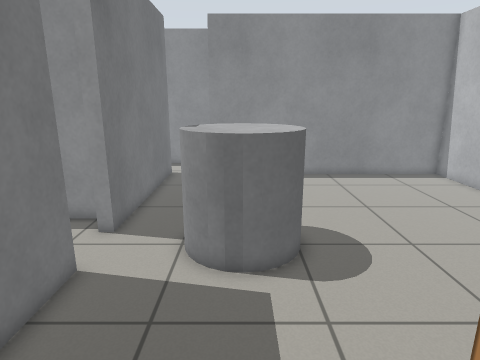
View 1 (above)

22 first-person views from a walk through a world built for the Gazebo simulator. The camera is 1.2 m above the floor, tilts 14° down and sees 75° across. The floor is counted in squares, 0.25 m on a side. Each view is taken from the middle of a square. On the plan, view 1 faces up. The plan holds only what a view shows up to about 20 squares ahead; the rest is blank. The place goes on beyond the plan. Simple patterns stand in for the simulator's built-in surfaces.

View 2
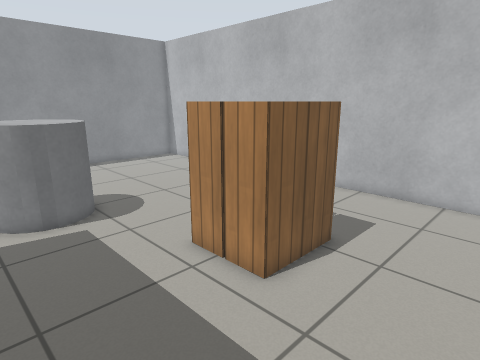

View 3
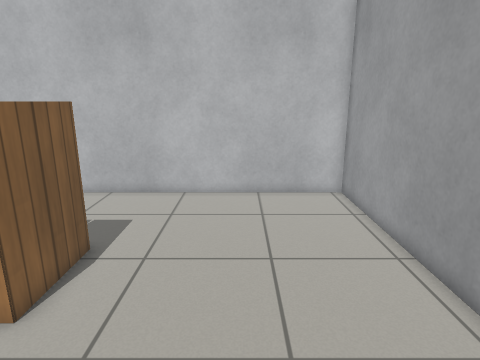

View 4
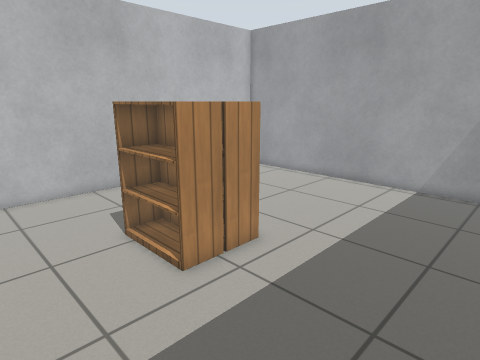

View 5
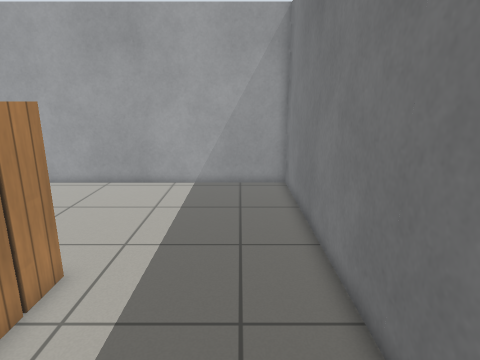

View 6
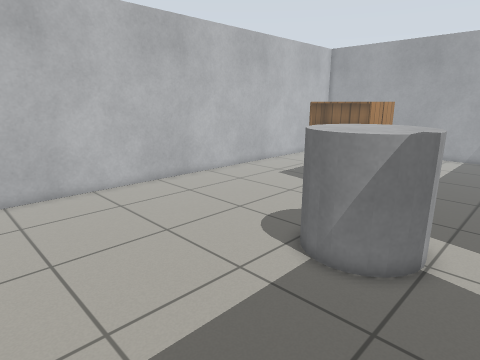

View 7
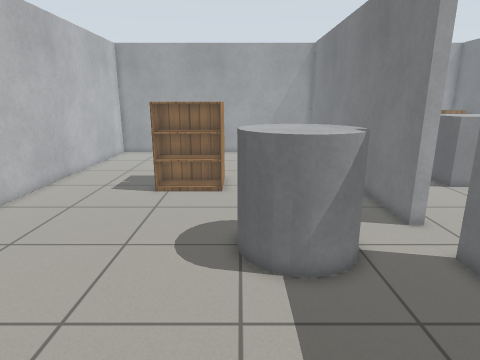

View 8
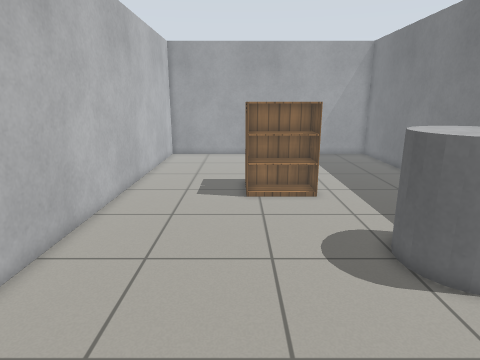

View 9
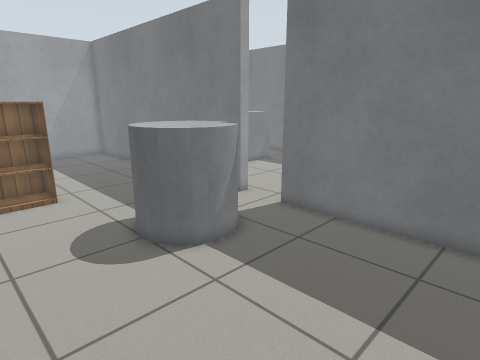

View 10
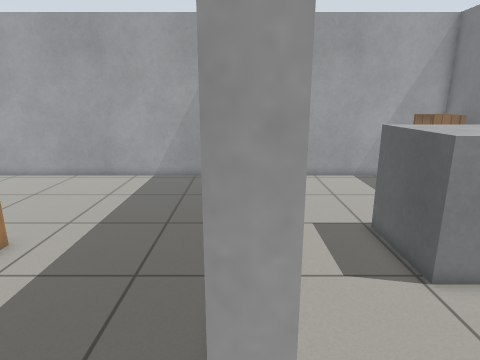

View 11
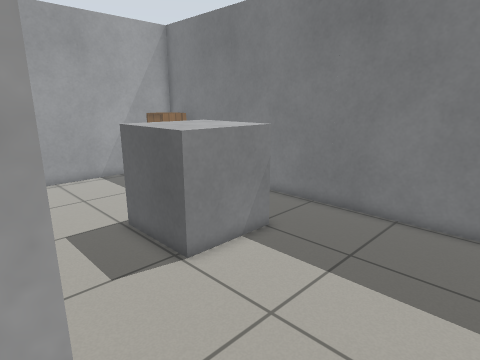

View 12
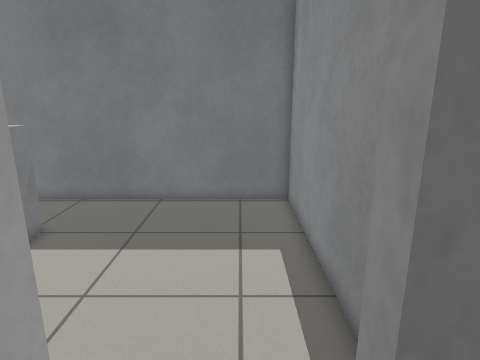

View 13
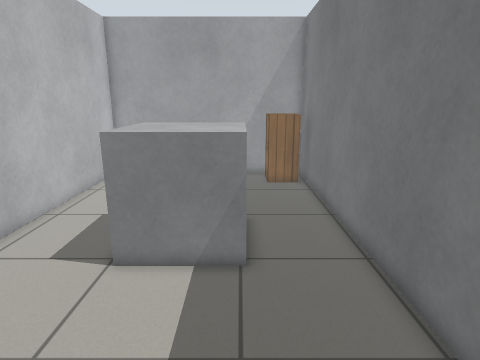

View 14
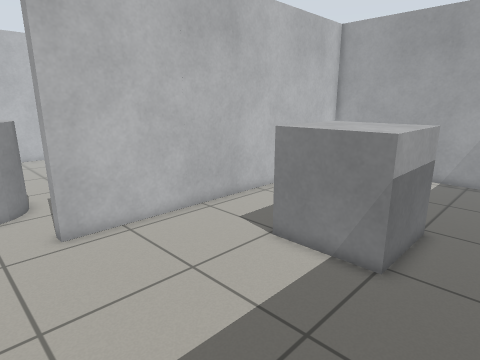

View 15
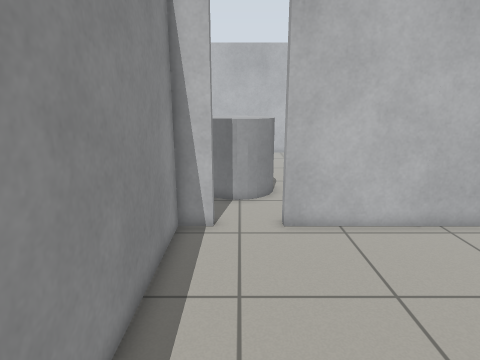

View 16
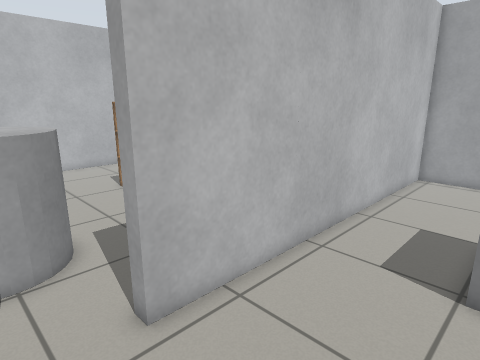

View 17
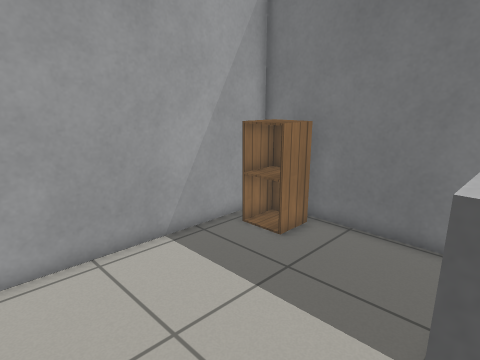

View 18
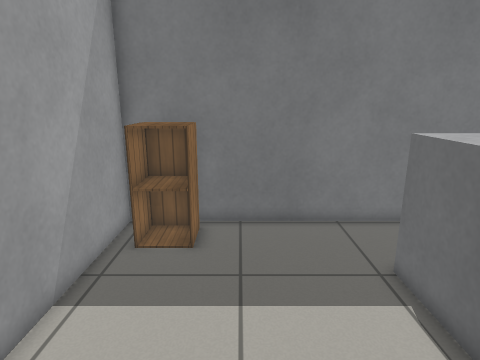

View 19
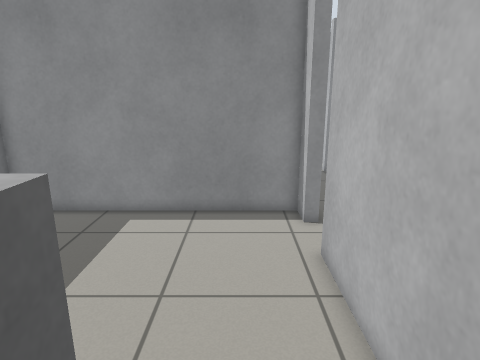

View 20
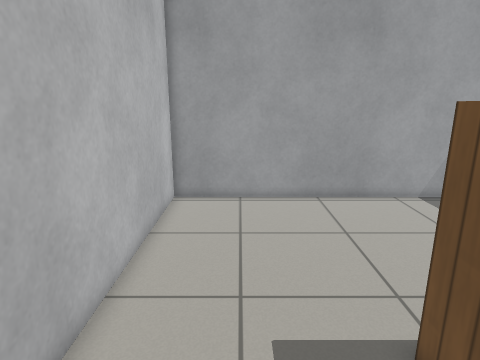

View 21
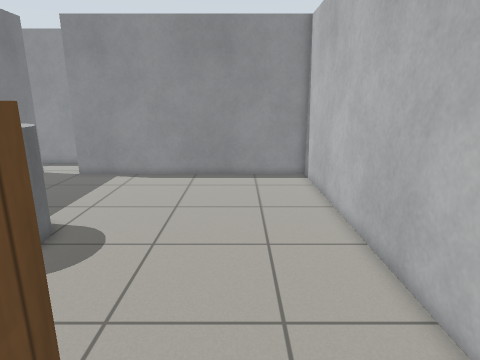

View 22
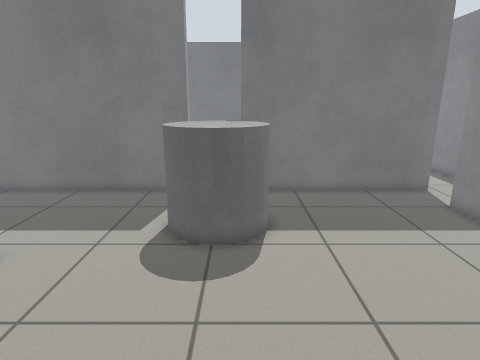

### Floor plan
Points are (right, up) in squares from view 1. A wall is a line through its corners. A room is listed if a view was taken in it or the views show most of it. See-through windows are left out.
Room 1 (views 1, 2, 3, 4, 5, 6, 7, 8, 9, 12, 20, 21, 22)
walls: (-4.8, 8.3) (-4.8, -10.5) (13.4, -10.5) (13.4, 20.5); (-4.8, 20.5) (-4.8, 11.1)
ways out: opening at (-5, 10) to room 2
objects: grey cylinder (-2, 8) to (2, 12); bookshelf (3, 0) to (7, 1); bookshelf (3, 2) to (7, 3)
Room 2 (views 10, 11, 13, 14, 15, 16, 17, 18, 19)
walls: (-4.8, 11.1) (-5.4, 11.1) (-5.4, 12.5) (-18.2, 12.5) (-18.2, -10.5) (-5.4, -10.5) (-5.4, 8.3) (-4.8, 8.3)
ways out: opening at (-5, 10) to room 1
objects: cabinet (-17, -10) to (-16, -8); grey box (-14, -2) to (-10, 2)

Where each view was taken, in squares from view 1:
view 1: 0 up, 0 right, facing up
view 2: 5 down, 3 left, facing up-right
view 3: 5 down, 3 left, facing right
view 4: 8 up, 4 left, facing down-right
view 5: 8 up, 2 left, facing down
view 6: 20 up, 4 left, facing down-right
view 7: 20 up, 2 right, facing down
view 8: 19 up, 7 right, facing down
view 9: 20 up, 7 right, facing down-left
view 10: 10 up, 5 left, facing down
view 11: 10 up, 5 left, facing down-left
view 12: 10 up, 3 left, facing left
view 13: 11 up, 14 left, facing down
view 14: 11 up, 17 left, facing down-right
view 15: 10 up, 17 left, facing right
view 16: 11 up, 11 left, facing down-right
view 17: 1 down, 7 left, facing down-left
view 18: 6 down, 6 left, facing left
view 19: 1 down, 8 left, facing up
view 20: 5 up, 10 right, facing down
view 21: 0 up, 9 right, facing up
view 22: 11 up, 12 right, facing left
